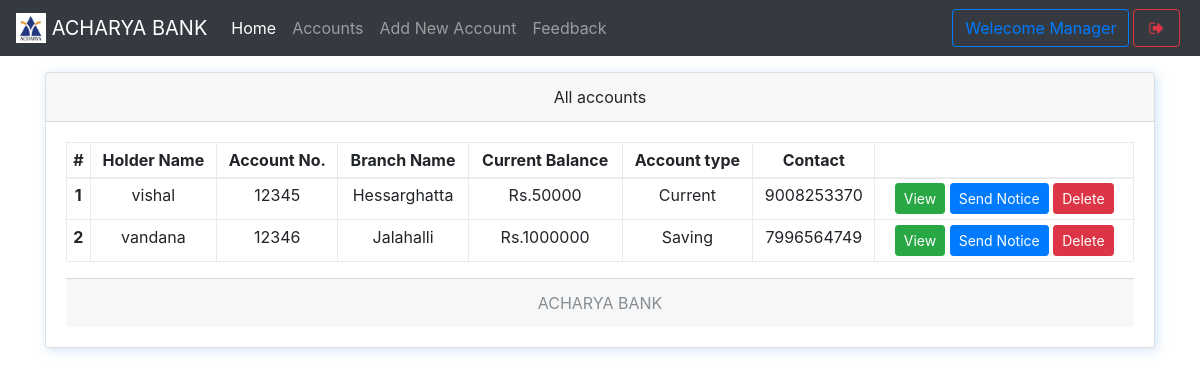
The page /mindex.php (signed in) on the database its author committed.
### tables this page shows
CREATE TABLE `useraccounts` (
  `id` int(11) NOT NULL,
  `email` text NOT NULL,
  `password` text NOT NULL,
  `name` varchar(111) NOT NULL,
  `balance` varchar(111) NOT NULL,
  `cnic` varchar(111) NOT NULL,
  `number` varchar(111) NOT NULL,
  `city` varchar(111) NOT NULL,
  `address` varchar(111) NOT NULL,
  `source` varchar(111) NOT NULL,
  `accountNo` varchar(111) NOT NULL,
  `branch` varchar(111) NOT NULL,
  `accountType` varchar(111) NOT NULL,
  `date` timestamp NOT NULL DEFAULT CURRENT_TIMESTAMP
);

CREATE TABLE `branch` (
  `branchId` int(2) NOT NULL,
  `branchName` varchar(20) NOT NULL
);

### mindex.php (the view, shortened to what this page needs)
<!DOCTYPE html>
<html>
<head>
  <?php require 'assets/autoloader.php'; ?>
  <?php require 'assets/function.php'; ?>
</head>
<body style="background-size: 100%" class="bg-gradient-seconday">
<nav class="navbar navbar-expand-lg navbar-dark bg-dark fixed-top">
 <a class="navbar-brand" href="#">
    <img src="images/logo.jpg" style="object-fit:cover;object-position:center center" width="30" height="30" class="d-inline-block align-top" alt="">
   <?php echo bankname; ?>
  </a>
  <div class="collapse navbar-collapse" id="navbarSupportedContent">
    <ul class="navbar-nav mr-auto">
      <li class="nav-item ">
        <a class="nav-link active" href="mindex.php">Home <span class="sr-only">(current)</span></a>
      </li>
      <li class="nav-item ">  <a class="nav-link" href="maccounts.php">Accounts</a></li>
      <li class="nav-item ">  <a class="nav-link" href="maddnew.php">Add New Account</a></li>
      <li class="nav-item ">  <a class="nav-link" href="mfeedback.php">Feedback</a></li>
    </ul>
    <?php include 'msideButton.php'; ?>
  </div>
</nav><br><br><br>
<div class="container">
<div class="card w-100 text-center shadowBlue">
  <div class="card-header">
    All accounts
  </div>
  <div class="card-body">
   <table class="table table-bordered table-sm">
  <thead>
    <tr>
      <th scope="col">#</th>
      <th scope="col">Holder Name</th>
      <th scope="col">Account No.</th>
      <th scope="col">Branch Name</th>
      <th scope="col">Current Balance</th>
      <th scope="col">Account type</th>
      <th scope="col">Contact</th>
      <th scope="col"></th>
    </tr>
  </thead>
  <tbody>
    <?php
      $i=0;
      $array = $con->query("select * from useraccounts,branch where useraccounts.branch = branch.branchId");
      if ($array->num_rows > 0)
      {
        while ($row = $array->fetch_assoc())
        {$i++;
    ?>
      <tr>
        <th scope="row"><?php echo $i ?></th>
        <td><?php echo $row['name'] ?></td>
        <td><?php echo $row['accountNo'] ?></td>
        <td><?php echo $row['branchName'] ?></td>
        <td>Rs.<?php echo $row['balance'] ?></td>
        <td><?php echo $row['accountType'] ?></td>
        <td><?php echo $row['number'] ?></td>
        <td>
          <a href="show.php?id=<?php echo $row['id'] ?>" class='btn btn-success btn-sm' data-toggle='tooltip' title="View More info">View</a>
          <a href="mnotice.php?id=<?php echo $row['id'] ?>" class='btn btn-primary btn-sm' data-toggle='tooltip' title="Send notice to this">Send Notice</a>
          <a href="mindex.php?delete=<?php echo $row['id'] ?>" class='btn btn-danger btn-sm' data-toggle='tooltip' title="Delete this account">Delete</a>
        </td>
      </tr>
    <?php
        }
      }
     ?>
  </tbody>
</table>
  <div class="card-footer text-muted">
    <?php echo bankname; ?>
  </div>
</div>
</body>
</html>

### css/custom.css (style rules this page uses)
.shadowBlue { box-shadow: 2px 2px 11px #75b3e759 }

### rows shown on the page
useraccounts: name "vishal", accountNo "12345", branch.branchName "Hessarghatta", balance "50000", accountType "Current", number "9008253370"
useraccounts: name "vandana", accountNo "12346", branch.branchName "Jalahalli", balance "1000000", accountType "Saving", number "7996564749"

### other values the page prints
bankname "ACHARYA BANK"
